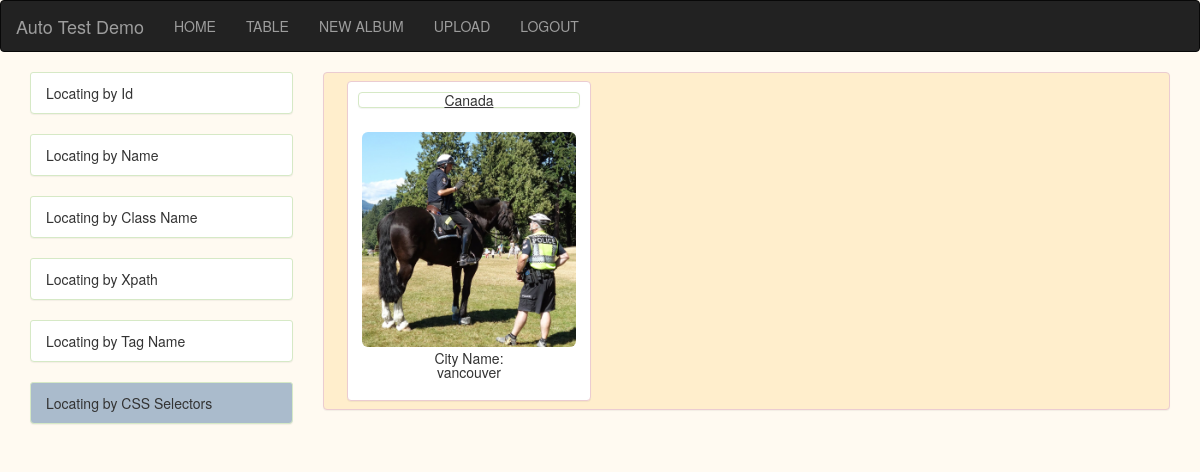
The page /album_show/Canada (signed in) on the database its author committed.
### model/models.py (models this page shows)
class IMAGE_INFO(db.Model):
    id = db.Column(db.Integer, primary_key=True)
    img_uuid = db.Column(db.String(150), unique=False, nullable=False)
    img_description = db.Column(db.String(50), unique=False, nullable=False)
    img_album = db.Column(db.String(150), unique=False, nullable=False)

### main.py (the view)
@app.route('/album_show/<string:album_name>')
@login_required
def album_show(album_name):
    all_images = IMAGE_INFO.query.filter_by(img_album=album_name).all()
    return render_template('album_show.html',all_images=all_images)

### main.py (called while the page is built)
@login_manager.user_loader
def load_user(user_id):
    return USER_INFO.query.filter_by(id=user_id).first()

### templates/album_show.html (shortened to what this page needs)
{% extends "layout.html" %}
{% block index %}
<div class='col-md-12 col-lg-12 panel panel-danger product_list'>
    {% for each_images in all_images %}
        <div class="col-md-3 col-lg-3 panel panel-danger inventory">
            <div class="panel panel-success">
                <u>{{ each_images.img_album }}</u>
            </div>
            <img id="myModal" class="img-thumbnail preview-pic" src="{{ url_for('static',filename = 'images/'+each_images.img_uuid ) }}" />
            City Name:<br>
            <div class="city_name">{{ each_images.img_description }}
            </div>
        </div>
        {% endfor %}
    </div>
{% endblock %}

### static/css/img_pop.css (style rules this page uses)
.preview-pic { border: 0px; border-radius: 10px; cursor: pointer; transition: 0.3s; }

### static/css/index.css (style rules this page uses)
body { background-size: 100%; background-color: #FFFaF1; }
.inventory { padding:10px; width:30%; margin:1%; line-height:1; height:320px; text-align: center; }
.product_list { background-color: #ffeecc; }

### rows shown on the page
IMAGE_INFO: img_album "Canada", img_uuid (picture), img_description "vancouver"
